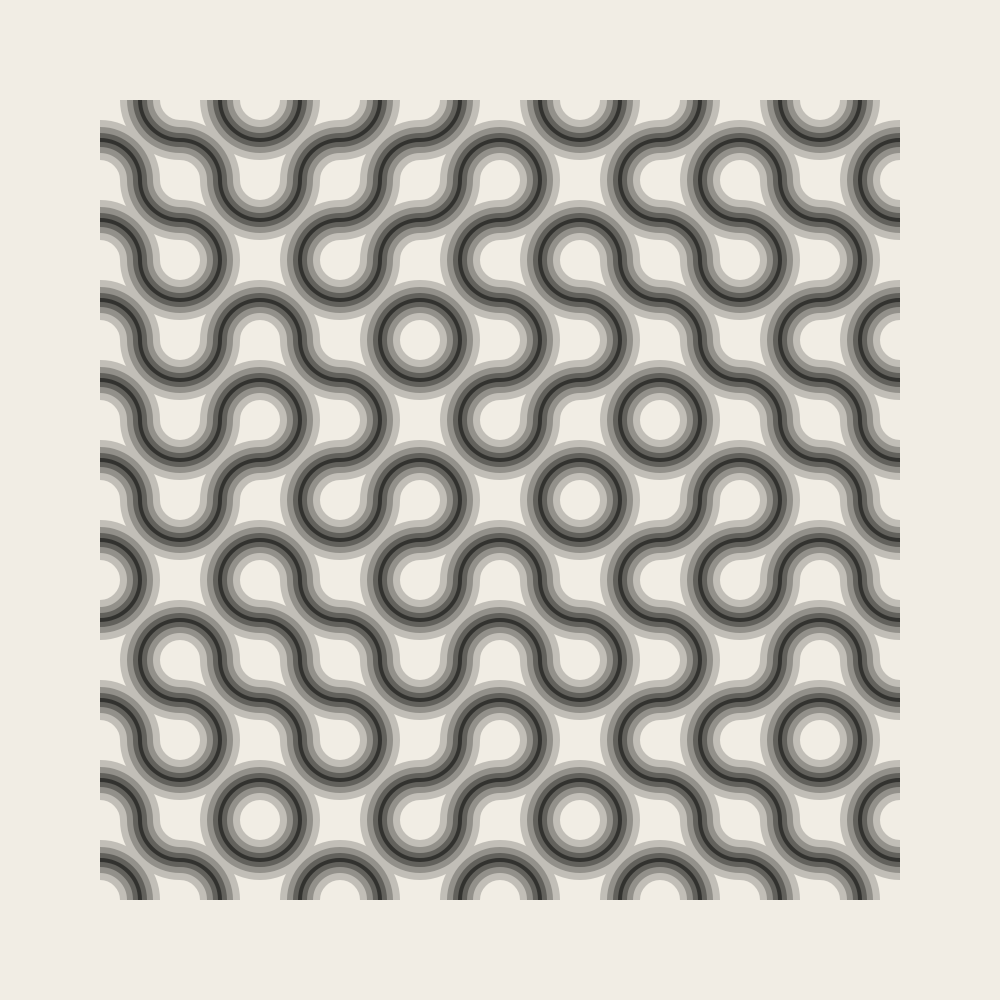
Frame 1 (no input)
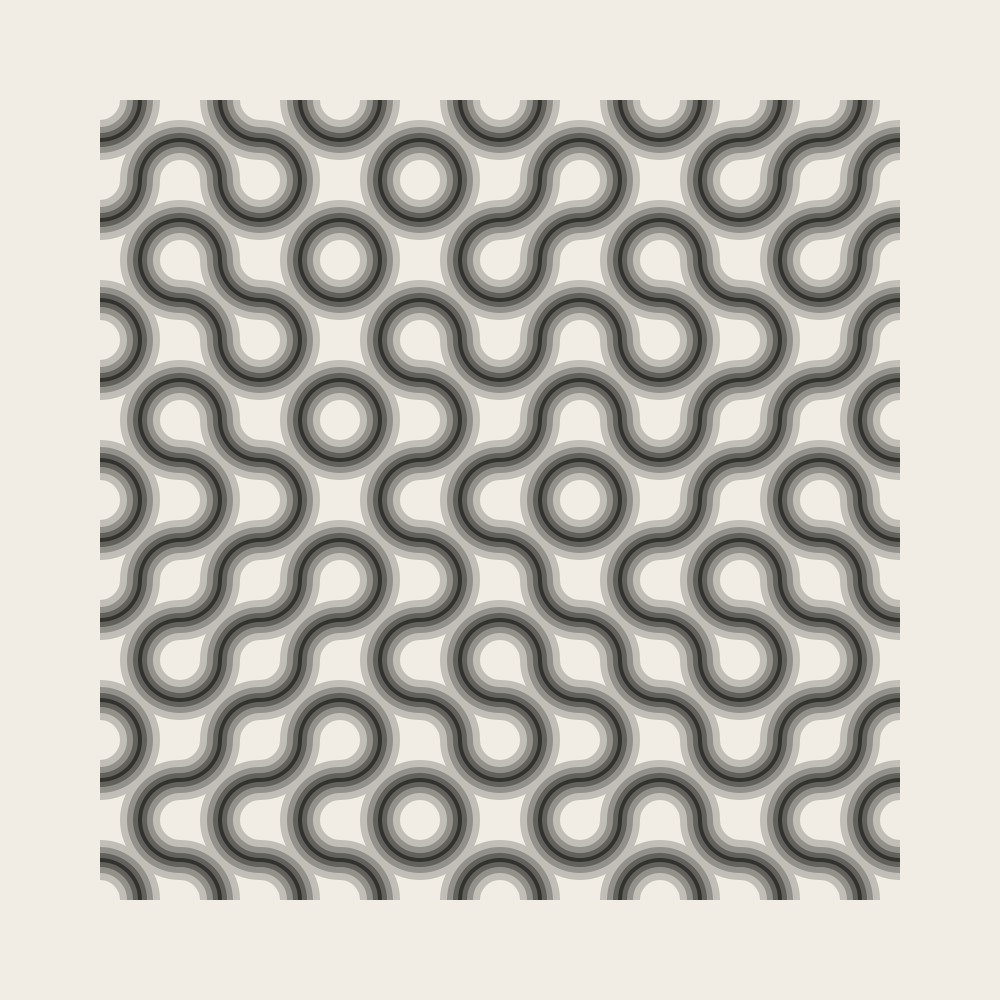
Frame 2 (the mouse pressed at the canvas centre, redrawn once)

The p5.js sketch that drew these frames (run headless with seeded random() and noise() and a simulated clock; the mouse was pressed at the canvas centre and the sketch redrawn once):

// p5.js sketch
// ── sketch.js
let canvasSizeH = 1000
let canvasSizeV = 1000
let canvasPaddingH = 100
let canvasPaddingV = 100
let artboardSizeH = canvasSizeH - canvasPaddingH * 2
let artboardSizeV = canvasSizeV - canvasPaddingV * 2
let gridSteps = 10
let cellPadding = 0
let cellSizeH = artboardSizeH / gridSteps
let cellSizeV = artboardSizeV / gridSteps
let itemSizeH = cellSizeH - cellPadding * 2
let itemSizeV = cellSizeV - cellPadding * 2
let cellsCounter = 1
let colsCounter = 1
let rowsCounter = 1
let lastRow = rowsCounter

let colorBack = 'white'
let colorFront = 'black'

let showGrid = false
let showDebug = false

function setup() {
  pixelDensity(2.0)
  frameRate(1)
  createCanvas(canvasSizeH, canvasSizeV)
  colorMode(RGB)
  angleMode(DEGREES)
  rectMode(CENTER)
  ellipseMode(CENTER)
  noLoop()
}

function draw() {
  colorBack = color(241,237,228)
  colorFront = color(50,50,47)

  background(colorBack)

  if(showGrid){
    stroke(210)
    noFill()
    for (let i = artboardSizeH / gridSteps + canvasPaddingH; i < artboardSizeH + canvasPaddingH; i += artboardSizeH / gridSteps) {
      line(i,canvasPaddingV,i,artboardSizeV + canvasPaddingV)
    }
    for (let j = artboardSizeV / gridSteps + canvasPaddingV; j < artboardSizeV + canvasPaddingV; j += artboardSizeV / gridSteps) {
      line(canvasPaddingH,j,artboardSizeH + canvasPaddingH,j)
    }
  }

  blendMode(BLEND)
  noFill()
  stroke(colorFront)

  for (let yPos = canvasPaddingV + cellSizeH / 2; yPos < artboardSizeV + canvasPaddingV; yPos += cellSizeV) {
    for (let xPos = canvasPaddingH + cellSizeH / 2; xPos < artboardSizeH + canvasPaddingH; xPos += cellSizeH) {
      // COUNTER ADV
      if(rowsCounter != lastRow){
        colsCounter = 1
        lastRow = rowsCounter
      }

      // ---------- START DRAW STUFF ----------

      let shapeRotate = integrerRandom(0,1) * 90

      push()
        translate(xPos, yPos)
        rotate(shapeRotate)
        strokeCap(SQUARE)

        stroke(lerpColor(colorFront, colorBack, 1 / 4 * 3))
        strokeWeight(4+10+12+14)
        arc(
          -itemSizeH / 2,
          -itemSizeV / 2,
          itemSizeH,
          itemSizeV,
          0,
          90
        )
        arc(
          itemSizeH / 2,
          itemSizeV / 2,
          itemSizeH,
          itemSizeV,
          180,
          270
        )

        stroke(lerpColor(colorFront, colorBack, 1 / 4 * 2))
        strokeWeight(4+10+12)
        arc(
          -itemSizeH / 2,
          -itemSizeV / 2,
          itemSizeH,
          itemSizeV,
          0,
          90
        )
        arc(
          itemSizeH / 2,
          itemSizeV / 2,
          itemSizeH,
          itemSizeV,
          180,
          270
        )

        stroke(lerpColor(colorFront, colorBack, 1 / 4 * 1))
        strokeWeight(4+10)
        arc(
          -itemSizeH / 2,
          -itemSizeV / 2,
          itemSizeH,
          itemSizeV,
          0,
          90
        )
        arc(
          itemSizeH / 2,
          itemSizeV / 2,
          itemSizeH,
          itemSizeV,
          180,
          270
        )

        stroke(lerpColor(colorFront, colorBack, 1 / 4 * 0))
        strokeWeight(4)
        arc(
          -itemSizeH / 2,
          -itemSizeV / 2,
          itemSizeH,
          itemSizeV,
          0,
          90
        )
        arc(
          itemSizeH / 2,
          itemSizeV / 2,
          itemSizeH,
          itemSizeV,
          180,
          270
        )
      pop()

      // ---------- END DRAW STUFF ----------

      // DEBUG
      if(showDebug){
        noStroke()
        textSize(12)
        fill('black')
        text('CELL ' + cellsCounter, xPos, yPos + 15);
        text('ROW ' + rowsCounter, xPos, yPos + 30);
        text('COL ' + colsCounter, xPos, yPos + 45);
      }

      // COUNTER ADV
      ++colsCounter
      ++cellsCounter
    }
    ++rowsCounter
  }
}


// INTEGRER RANDOM
function integrerRandom(min, max) {
  return Math.floor(Math.random() * ((max + 1) - min) + min)
}
